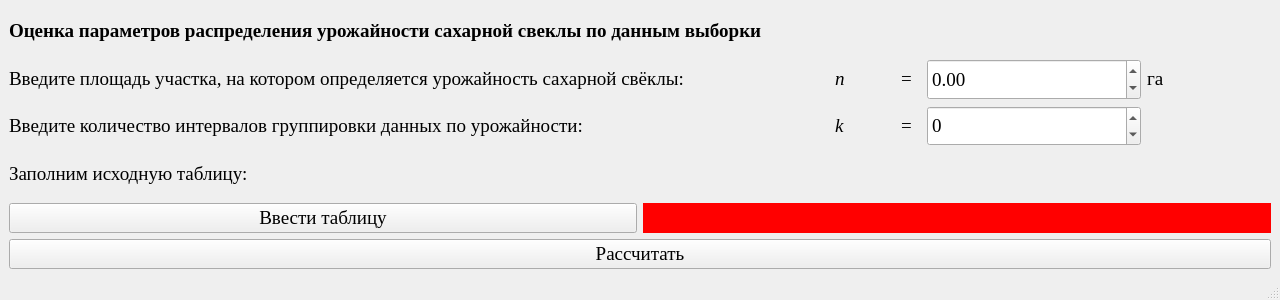
<?xml version="1.0" encoding="UTF-8"?>
<ui version="4.0">
 <class>MainWindow</class>
 <widget class="QMainWindow" name="MainWindow">
  <property name="geometry">
   <rect>
    <x>0</x>
    <y>0</y>
    <width>1280</width>
    <height>300</height>
   </rect>
  </property>
  <property name="minimumSize">
   <size>
    <width>1280</width>
    <height>300</height>
   </size>
  </property>
  <property name="maximumSize">
   <size>
    <width>1280</width>
    <height>300</height>
   </size>
  </property>
  <property name="windowTitle">
   <string>Оценка параметров распределения урожайности сахарной свеклы по данным выборки</string>
  </property>
  <widget class="QWidget" name="centralwidget">
   <layout class="QGridLayout" name="gridLayout_2" rowstretch="1,4,1">
    <item row="0" column="0">
     <widget class="QLabel" name="label_11">
      <property name="minimumSize">
       <size>
        <width>400</width>
        <height>35</height>
       </size>
      </property>
      <property name="font">
       <font>
        <family>Times New Roman</family>
        <pointsize>14</pointsize>
        <weight>75</weight>
        <bold>true</bold>
       </font>
      </property>
      <property name="text">
       <string>&lt;html&gt;&lt;head/&gt;&lt;body&gt;&lt;p&gt;Оценка параметров распределения урожайности сахарной свеклы по данным выборки&lt;/p&gt;&lt;/body&gt;&lt;/html&gt;</string>
      </property>
     </widget>
    </item>
    <item row="1" column="0">
     <layout class="QGridLayout" name="gridLayout" rowstretch="1,1,2">
      <item row="0" column="0">
       <layout class="QGridLayout" name="gridLayout_10">
        <item row="0" column="0">
         <widget class="QLabel" name="label_39">
          <property name="minimumSize">
           <size>
            <width>820</width>
            <height>35</height>
           </size>
          </property>
          <property name="font">
           <font>
            <family>Times New Roman</family>
            <pointsize>14</pointsize>
           </font>
          </property>
          <property name="text">
           <string>&lt;html&gt;&lt;head/&gt;&lt;body&gt;&lt;p&gt;Введите площадь участка, на котором определяется урожайность сахарной свёклы:&lt;/p&gt;&lt;/body&gt;&lt;/html&gt;</string>
          </property>
         </widget>
        </item>
        <item row="0" column="1">
         <widget class="QLabel" name="label_41">
          <property name="minimumSize">
           <size>
            <width>60</width>
            <height>0</height>
           </size>
          </property>
          <property name="maximumSize">
           <size>
            <width>60</width>
            <height>16777215</height>
           </size>
          </property>
          <property name="font">
           <font>
            <family>Times New Roman</family>
            <pointsize>14</pointsize>
            <italic>true</italic>
           </font>
          </property>
          <property name="text">
           <string>&lt;html&gt;&lt;head/&gt;&lt;body&gt;&lt;p&gt;n&lt;/p&gt;&lt;/body&gt;&lt;/html&gt;</string>
          </property>
         </widget>
        </item>
        <item row="0" column="2">
         <widget class="QLabel" name="label_42">
          <property name="minimumSize">
           <size>
            <width>20</width>
            <height>0</height>
           </size>
          </property>
          <property name="maximumSize">
           <size>
            <width>20</width>
            <height>16777215</height>
           </size>
          </property>
          <property name="font">
           <font>
            <family>Times New Roman</family>
            <pointsize>14</pointsize>
           </font>
          </property>
          <property name="text">
           <string>&lt;html&gt;&lt;head/&gt;&lt;body&gt;&lt;p&gt;=&lt;/p&gt;&lt;/body&gt;&lt;/html&gt;</string>
          </property>
         </widget>
        </item>
        <item row="0" column="3">
         <widget class="QDoubleSpinBox" name="doubleSpinBox_8">
          <property name="minimumSize">
           <size>
            <width>214</width>
            <height>25</height>
           </size>
          </property>
          <property name="maximumSize">
           <size>
            <width>16777215</width>
            <height>220</height>
           </size>
          </property>
          <property name="font">
           <font>
            <family>Times New Roman</family>
            <pointsize>14</pointsize>
           </font>
          </property>
          <property name="decimals">
           <number>2</number>
          </property>
          <property name="minimum">
           <double>-16777215.000000000000000</double>
          </property>
          <property name="maximum">
           <double>16777215.000000000000000</double>
          </property>
          <property name="singleStep">
           <double>0.010000000000000</double>
          </property>
         </widget>
        </item>
        <item row="0" column="4">
         <widget class="QLabel" name="label_43">
          <property name="minimumSize">
           <size>
            <width>35</width>
            <height>0</height>
           </size>
          </property>
          <property name="maximumSize">
           <size>
            <width>35</width>
            <height>16777215</height>
           </size>
          </property>
          <property name="font">
           <font>
            <family>Times New Roman</family>
            <pointsize>14</pointsize>
           </font>
          </property>
          <property name="text">
           <string>&lt;html&gt;&lt;head/&gt;&lt;body&gt;&lt;p&gt;га&lt;/p&gt;&lt;/body&gt;&lt;/html&gt;</string>
          </property>
         </widget>
        </item>
        <item row="0" column="5">
         <widget class="QLabel" name="label_44">
          <property name="text">
           <string/>
          </property>
         </widget>
        </item>
       </layout>
      </item>
      <item row="1" column="0">
       <layout class="QGridLayout" name="gridLayout_11">
        <item row="0" column="0">
         <widget class="QLabel" name="label_40">
          <property name="minimumSize">
           <size>
            <width>820</width>
            <height>35</height>
           </size>
          </property>
          <property name="font">
           <font>
            <family>Times New Roman</family>
            <pointsize>14</pointsize>
           </font>
          </property>
          <property name="text">
           <string>&lt;html&gt;&lt;head/&gt;&lt;body&gt;&lt;p&gt;Введите количество интервалов группировки данных по урожайности:&lt;/p&gt;&lt;/body&gt;&lt;/html&gt;</string>
          </property>
         </widget>
        </item>
        <item row="0" column="1">
         <widget class="QLabel" name="label_45">
          <property name="minimumSize">
           <size>
            <width>60</width>
            <height>0</height>
           </size>
          </property>
          <property name="maximumSize">
           <size>
            <width>60</width>
            <height>16777215</height>
           </size>
          </property>
          <property name="font">
           <font>
            <family>Times New Roman</family>
            <pointsize>14</pointsize>
            <italic>true</italic>
           </font>
          </property>
          <property name="text">
           <string>&lt;html&gt;&lt;head/&gt;&lt;body&gt;&lt;p&gt;k&lt;/p&gt;&lt;/body&gt;&lt;/html&gt;</string>
          </property>
         </widget>
        </item>
        <item row="0" column="2">
         <widget class="QLabel" name="label_46">
          <property name="minimumSize">
           <size>
            <width>20</width>
            <height>0</height>
           </size>
          </property>
          <property name="maximumSize">
           <size>
            <width>20</width>
            <height>16777215</height>
           </size>
          </property>
          <property name="font">
           <font>
            <family>Times New Roman</family>
            <pointsize>14</pointsize>
           </font>
          </property>
          <property name="text">
           <string>&lt;html&gt;&lt;head/&gt;&lt;body&gt;&lt;p&gt;=&lt;/p&gt;&lt;/body&gt;&lt;/html&gt;</string>
          </property>
         </widget>
        </item>
        <item row="0" column="3">
         <widget class="QDoubleSpinBox" name="doubleSpinBox_9">
          <property name="minimumSize">
           <size>
            <width>214</width>
            <height>25</height>
           </size>
          </property>
          <property name="maximumSize">
           <size>
            <width>16777215</width>
            <height>220</height>
           </size>
          </property>
          <property name="font">
           <font>
            <family>Times New Roman</family>
            <pointsize>14</pointsize>
           </font>
          </property>
          <property name="decimals">
           <number>0</number>
          </property>
          <property name="minimum">
           <double>-16777215.000000000000000</double>
          </property>
          <property name="maximum">
           <double>16777215.000000000000000</double>
          </property>
          <property name="singleStep">
           <double>1.000000000000000</double>
          </property>
         </widget>
        </item>
        <item row="0" column="4">
         <widget class="QLabel" name="label_47">
          <property name="minimumSize">
           <size>
            <width>35</width>
            <height>0</height>
           </size>
          </property>
          <property name="maximumSize">
           <size>
            <width>35</width>
            <height>16777215</height>
           </size>
          </property>
          <property name="font">
           <font>
            <family>Times New Roman</family>
            <pointsize>14</pointsize>
           </font>
          </property>
          <property name="text">
           <string>&lt;html&gt;&lt;head/&gt;&lt;body&gt;&lt;p/&gt;&lt;/body&gt;&lt;/html&gt;</string>
          </property>
         </widget>
        </item>
        <item row="0" column="5">
         <widget class="QLabel" name="label_48">
          <property name="text">
           <string/>
          </property>
         </widget>
        </item>
       </layout>
      </item>
      <item row="2" column="0">
       <layout class="QGridLayout" name="gridLayout_8">
        <item row="0" column="0">
         <widget class="QLabel" name="label_37">
          <property name="minimumSize">
           <size>
            <width>0</width>
            <height>0</height>
           </size>
          </property>
          <property name="font">
           <font>
            <family>Times New Roman</family>
            <pointsize>14</pointsize>
           </font>
          </property>
          <property name="text">
           <string>&lt;html&gt;&lt;head/&gt;&lt;body&gt;&lt;p&gt;Заполним исходную таблицу:&lt;/p&gt;&lt;/body&gt;&lt;/html&gt;</string>
          </property>
         </widget>
        </item>
        <item row="1" column="0">
         <layout class="QGridLayout" name="gridLayout_14">
          <item row="0" column="1">
           <widget class="QLabel" name="label_13">
            <property name="minimumSize">
             <size>
              <width>50</width>
              <height>0</height>
             </size>
            </property>
            <property name="maximumSize">
             <size>
              <width>16777215</width>
              <height>30</height>
             </size>
            </property>
            <property name="font">
             <font>
              <family>Times New Roman</family>
              <pointsize>14</pointsize>
             </font>
            </property>
            <property name="styleSheet">
             <string notr="true">background-color: red</string>
            </property>
            <property name="text">
             <string/>
            </property>
           </widget>
          </item>
          <item row="0" column="0">
           <widget class="QPushButton" name="pushButton_8">
            <property name="minimumSize">
             <size>
              <width>415</width>
              <height>0</height>
             </size>
            </property>
            <property name="maximumSize">
             <size>
              <width>16777215</width>
              <height>30</height>
             </size>
            </property>
            <property name="font">
             <font>
              <family>Times New Roman</family>
              <pointsize>14</pointsize>
             </font>
            </property>
            <property name="text">
             <string>Ввести таблицу</string>
            </property>
           </widget>
          </item>
         </layout>
        </item>
       </layout>
      </item>
     </layout>
    </item>
    <item row="2" column="0">
     <widget class="QPushButton" name="pushButton">
      <property name="font">
       <font>
        <family>Times New Roman</family>
        <pointsize>14</pointsize>
       </font>
      </property>
      <property name="text">
       <string>Рассчитать</string>
      </property>
     </widget>
    </item>
   </layout>
  </widget>
  <widget class="QStatusBar" name="statusbar"/>
 </widget>
 <resources/>
 <connections/>
</ui>
